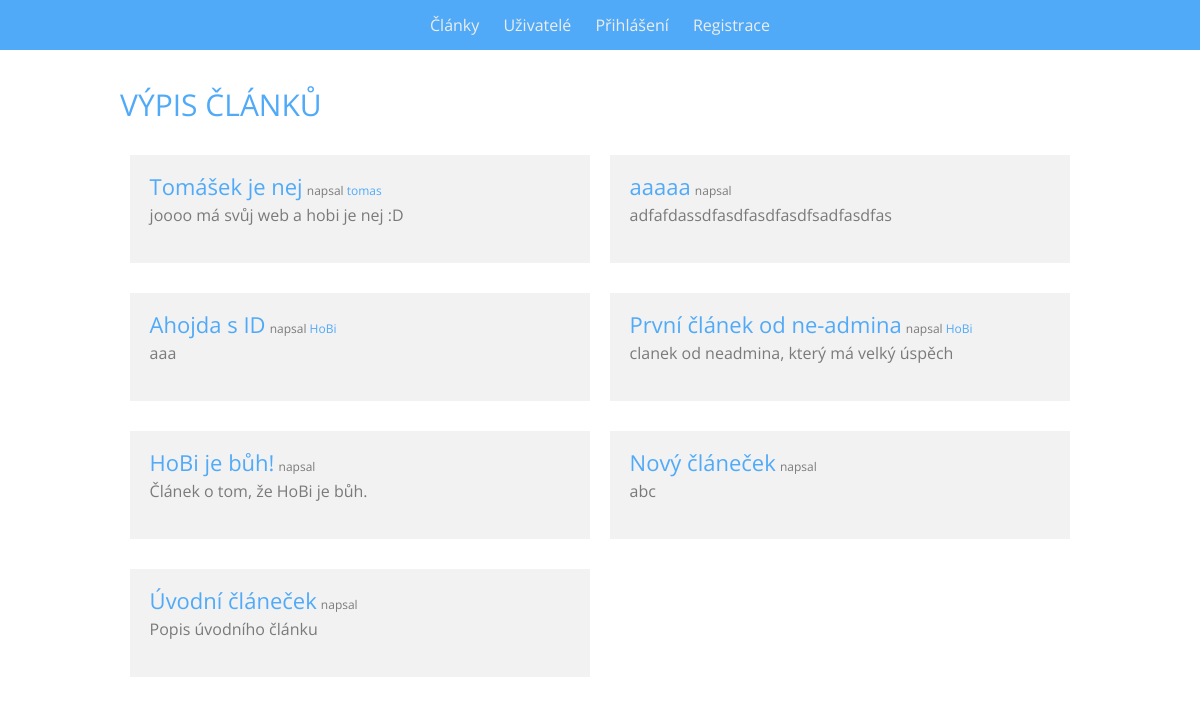
Before: /clanky with the older database file.
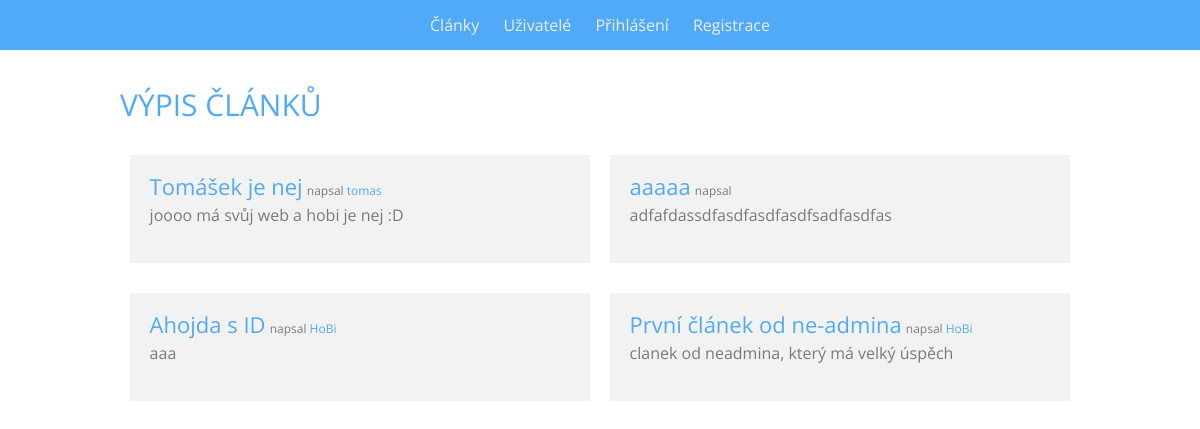
After: the same page with the newer database file.
### tables this page shows
CREATE TABLE IF NOT EXISTS `articles` (
  `articles_id` int(11) NOT NULL AUTO_INCREMENT,
  `author_id` int(11) NOT NULL,
  `title` varchar(80) NOT NULL,
  `url` varchar(40) NOT NULL,
  `description` varchar(140) NOT NULL,
  `keywords` varchar(255) NOT NULL,
  `content` text NOT NULL,
  PRIMARY KEY (`articles_id`),
  UNIQUE KEY `unique_url` (`url`)
);

CREATE TABLE IF NOT EXISTS `users` (
  `users_id` int(11) NOT NULL AUTO_INCREMENT,
  `nickname` varchar(40) NOT NULL,
  `password` char(255) NOT NULL,
  `email` varchar(100) NOT NULL,
  `admin` int(11) NOT NULL DEFAULT '0',
  `url` varchar(40) DEFAULT NULL,
  `description` varchar(500) NOT NULL,
  `motto` varchar(140) NOT NULL,
  `website` varchar(80) NOT NULL,
  `facebook` varchar(80) NOT NULL,
  `twitter` varchar(80) NOT NULL,
  `googleplus` varchar(80) NOT NULL,
  PRIMARY KEY (`users_id`),
  UNIQUE KEY `nickname` (`nickname`),
  UNIQUE KEY `url` (`url`)
);

### index.php (called while the page is built, shortened)
<?php
$router = new RouterController();
$router->process(array($_SERVER['REQUEST_URI']));
$router->printView();

### controllers/ArticlesController.php (called while the page is built, shortened)
<?php
class ArticlesController extends Controller
{
    public function process($parameters)
    {
        $articleManager = new ArticleManager();
        $articles = $articleManager->getArticles();
    }
}

### models/Db.php (called while the page is built, shortened)
<?php
class Db
{
    private static $connection;
    private static $settings = array
    (
        PDO::ATTR_ERRMODE => PDO::ERRMODE_EXCEPTION,
        PDO::MYSQL_ATTR_INIT_COMMAND => "SET NAMES utf8",
        PDO::ATTR_EMULATE_PREPARES => false
    );
    public static function logIn($host, $user, $password, $database)
    {
        if (!isset(self::$connection))
        {
            self::$connection = @new PDO
            (
                "mysql:host=$host;dbname=$database",
                $user,
                $password,
                self::$settings
            );
        }
    }
    public static function queryAll($query, $parameters = array())
    {
        $result = self::$connection->prepare($query);
        $result->execute($parameters);
        return $result->fetchAll();
    }
}

### models/ArticleManager.php (called while the page is built, shortened)
<?php
class ArticleManager
{
    public function getArticles()
    {
        return Db::queryAll('
            SELECT a.`articles_id`, a.`author_id`, a.`title`, a.`url`, a.`description`, u.`nickname`, u.`url` as user_url
            FROM `articles` as a
            LEFT JOIN `users` as u
            ON a.`author_id` = u.`users_id`
            ORDER BY `a`.`articles_id` DESC
        ');
    }
}

### controllers/RouterController.php (called while the page is built, shortened)
<?php
class RouterController extends Controller
{
    protected $controller;
    function process($parameters)
    {
        $parsedURL = $this->parseURL($parameters[0]);
        $address = Url::getController($parsedURL[0]);
        $controllerClass = $this->dashesToCamelCase($address . 'Controller');
        if (file_exists("controllers/" . $controllerClass . ".php"))
            $this->controller = new $controllerClass;
        else
        {
            $this->redirect(Url::getAlias('error'));
        }
        $this->controller->process($parsedURL);
    }
    private function parseURL($url)
    {
        $parsedURL = parse_url($url)['path'];
        $parsedURL = ltrim($parsedURL, '/');
        $parsedURL = trim($parsedURL);
        $partedPath = explode('/', $parsedURL);
        return $partedPath;
    }
}

### models/Url.php (called while the page is built, shortened)
<?php
class Url
{
    private static $urls = array();
    public static function getAlias($controller)
    {
            return self::$urls[$controller];
    }
    public static function init()
    {
        self::$urls = array();
        foreach (self::getUrlRecord() as $row)
        {
            self::$urls[$row['controller']] = $row['alias'];
        }
    }
    private static function getUrlRecord()
    {
        $record = Db::queryAll('
            SELECT `controller`, `alias`
            FROM `url`
        ');
        return $record;
    }
}

### views/articles.phtml (the view, shortened to what this page needs)
<h1 class="heading"><?= $heading ?></h1>
<ul class="list">
    <?php foreach ($articles as $article) : ?>
        <li class="article">
            <a class="article__title" href="<?= Url::getAlias('article') ?>/<?= $article['url'] ?>"><?= $article['title'] ?></a>
            <p class="article__author">Napsal <a class="article__user" href="<?= Url::getAlias('user') ?>/<?= $article['user_url'] ?>"><?= $article['nickname'] ?></a></p>
            <p class="article__description"><?= $article['description'] ?></p>
        </li>
    <?php endforeach ?>
</ul>

Changed rows visible on the page:
removed articles: title "HoBi je bůh!", description "Článek o tom, že HoBi je bůh."
removed articles: title "Nový článeček", description "abc"
removed articles: title "Úvodní článeček", description "Popis úvodního článku"
